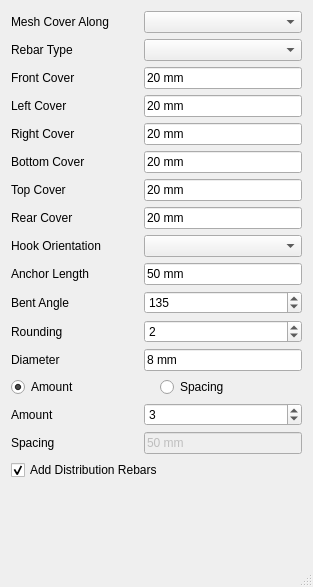
<?xml version="1.0" encoding="UTF-8"?>
<ui version="4.0">
 <class>ParallelRebars</class>
 <widget class="QDialog" name="ParallelRebars">
  <property name="geometry">
   <rect>
    <x>0</x>
    <y>0</y>
    <width>313</width>
    <height>587</height>
   </rect>
  </property>
  <property name="windowTitle">
   <string>Dialog</string>
  </property>
  <property name="windowOpacity">
   <double>1.000000000000000</double>
  </property>
  <property name="sizeGripEnabled">
   <bool>true</bool>
  </property>
  <property name="modal">
   <bool>false</bool>
  </property>
  <layout class="QGridLayout" name="gridLayout">
   <item row="3" column="0">
    <layout class="QFormLayout" name="formLayout">
     <property name="fieldGrowthPolicy">
      <enum>QFormLayout::AllNonFixedFieldsGrow</enum>
     </property>
     <item row="2" column="0">
      <widget class="QLabel" name="parallel_frontCoverLabel">
       <property name="text">
        <string>Front Cover</string>
       </property>
      </widget>
     </item>
     <item row="2" column="1">
      <widget class="Gui::InputField" name="parallel_frontCover">
       <property name="text">
        <string>20 mm</string>
       </property>
       <property name="unit" stdset="0">
        <string notr="true"/>
       </property>
      </widget>
     </item>
     <item row="3" column="0">
      <widget class="QLabel" name="parallel_l_sideCoverLabel">
       <property name="text">
        <string>Left Cover</string>
       </property>
      </widget>
     </item>
     <item row="3" column="1">
      <widget class="Gui::InputField" name="parallel_l_sideCover">
       <property name="text">
        <string>20 mm</string>
       </property>
       <property name="unit" stdset="0">
        <string notr="true"/>
       </property>
      </widget>
     </item>
     <item row="5" column="1">
      <widget class="Gui::InputField" name="parallel_bottomCover">
       <property name="text">
        <string>20 mm</string>
       </property>
       <property name="unit" stdset="0">
        <string notr="true"/>
       </property>
      </widget>
     </item>
     <item row="6" column="0">
      <widget class="QLabel" name="parallel_topCoverLabel">
       <property name="text">
        <string>Top Cover</string>
       </property>
      </widget>
     </item>
     <item row="6" column="1">
      <widget class="Gui::InputField" name="parallel_topCover">
       <property name="text">
        <string>20 mm</string>
       </property>
       <property name="unit" stdset="0">
        <string notr="true"/>
       </property>
      </widget>
     </item>
     <item row="11" column="0">
      <widget class="QLabel" name="parallel_roundingLabel">
       <property name="text">
        <string>Rounding</string>
       </property>
      </widget>
     </item>
     <item row="12" column="0">
      <widget class="QLabel" name="parallel_diameterLabel">
       <property name="text">
        <string>Diameter</string>
       </property>
      </widget>
     </item>
     <item row="13" column="0" colspan="2">
      <layout class="QHBoxLayout" name="horizontalLayout">
       <item>
        <widget class="Gui::PrefRadioButton" name="parallel_amount_radio">
         <property name="text">
          <string>Amount</string>
         </property>
         <property name="checked">
          <bool>true</bool>
         </property>
        </widget>
       </item>
       <item>
        <widget class="Gui::PrefRadioButton" name="parallel_spacing_radio">
         <property name="text">
          <string>Spacing</string>
         </property>
        </widget>
       </item>
      </layout>
     </item>
     <item row="14" column="0">
      <widget class="QLabel" name="parallel_amountLabel">
       <property name="text">
        <string>Amount</string>
       </property>
      </widget>
     </item>
     <item row="14" column="1">
      <widget class="Gui::PrefSpinBox" name="parallel_amount">
       <property name="value">
        <number>3</number>
       </property>
      </widget>
     </item>
     <item row="15" column="0">
      <widget class="QLabel" name="parallel_spacingLabel">
       <property name="text">
        <string>Spacing</string>
       </property>
      </widget>
     </item>
     <item row="5" column="0">
      <widget class="QLabel" name="parallel_bottomCoverLabel">
       <property name="text">
        <string>Bottom Cover</string>
       </property>
      </widget>
     </item>
     <item row="15" column="1">
      <widget class="Gui::InputField" name="parallel_spacing">
       <property name="enabled">
        <bool>false</bool>
       </property>
       <property name="text">
        <string>50 mm</string>
       </property>
       <property name="unit" stdset="0">
        <string notr="true"/>
       </property>
      </widget>
     </item>
     <item row="12" column="1">
      <widget class="Gui::InputField" name="parallel_diameter">
       <property name="text">
        <string>8 mm</string>
       </property>
       <property name="unit" stdset="0">
        <string notr="true"/>
       </property>
      </widget>
     </item>
     <item row="0" column="0">
      <widget class="QLabel" name="meshCoverAlongLabel">
       <property name="text">
        <string>Mesh Cover Along</string>
       </property>
      </widget>
     </item>
     <item row="0" column="1">
      <widget class="Gui::PrefComboBox" name="meshCoverAlongValue"/>
     </item>
     <item row="4" column="0">
      <widget class="QLabel" name="parallel_r_sideCoverLabel">
       <property name="text">
        <string>Right Cover</string>
       </property>
      </widget>
     </item>
     <item row="4" column="1">
      <widget class="Gui::InputField" name="parallel_r_sideCover">
       <property name="text">
        <string>20 mm</string>
       </property>
       <property name="unit" stdset="0">
        <string notr="true"/>
       </property>
      </widget>
     </item>
     <item row="9" column="0">
      <widget class="QLabel" name="parallel_bentLengthLabel">
       <property name="text">
        <string>Anchor Length</string>
       </property>
      </widget>
     </item>
     <item row="9" column="1">
      <widget class="Gui::InputField" name="parallel_bentLength">
       <property name="text">
        <string>50 mm</string>
       </property>
       <property name="unit" stdset="0">
        <string notr="true"/>
       </property>
      </widget>
     </item>
     <item row="10" column="0">
      <widget class="QLabel" name="parallel_bentAngleLabel">
       <property name="text">
        <string>Bent Angle</string>
       </property>
      </widget>
     </item>
     <item row="11" column="1">
      <widget class="Gui::PrefSpinBox" name="parallel_rounding">
       <property name="value">
        <number>2</number>
       </property>
      </widget>
     </item>
     <item row="10" column="1">
      <widget class="Gui::PrefSpinBox" name="parallel_bentAngle">
       <property name="maximum">
        <number>179</number>
       </property>
       <property name="value">
        <number>135</number>
       </property>
      </widget>
     </item>
     <item row="1" column="0">
      <widget class="QLabel" name="parallel_rebars_typeLabel">
       <property name="minimumSize">
        <size>
         <width>127</width>
         <height>0</height>
        </size>
       </property>
       <property name="text">
        <string>Rebar Type</string>
       </property>
      </widget>
     </item>
     <item row="1" column="1">
      <widget class="Gui::PrefComboBox" name="parallel_rebars_type">
       <property name="prefEntry" stdset="0">
        <cstring></cstring>
       </property>
       <property name="prefPath" stdset="0">
        <cstring></cstring>
       </property>
      </widget>
     </item>
     <item row="8" column="0">
      <widget class="QLabel" name="parallel_l_shapeHookOrientationLabel">
       <property name="sizePolicy">
        <sizepolicy hsizetype="Fixed" vsizetype="Preferred">
         <horstretch>0</horstretch>
         <verstretch>0</verstretch>
        </sizepolicy>
       </property>
       <property name="minimumSize">
        <size>
         <width>127</width>
         <height>0</height>
        </size>
       </property>
       <property name="text">
        <string>Hook Orientation</string>
       </property>
      </widget>
     </item>
     <item row="8" column="1">
      <widget class="Gui::PrefComboBox" name="parallel_l_shapeHookOrientation">
       <property name="enabled">
        <bool>true</bool>
       </property>
      </widget>
     </item>
     <item row="16" column="0" colspan="2">
      <widget class="QCheckBox" name="parallel_distribution_rebar_check">
       <property name="text">
        <string>Add Distribution Rebars</string>
       </property>
       <property name="checked">
        <bool>true</bool>
       </property>
      </widget>
     </item>
     <item row="7" column="0">
      <widget class="QLabel" name="parallel_rearCoverLabel">
       <property name="text">
        <string>Rear Cover</string>
       </property>
      </widget>
     </item>
     <item row="7" column="1">
      <widget class="Gui::InputField" name="parallel_rearCover">
       <property name="text">
        <string>20 mm</string>
       </property>
       <property name="unit" stdset="0">
        <string notr="true"/>
       </property>
      </widget>
     </item>
    </layout>
   </item>
  </layout>
 </widget>
 <customwidgets>
  <customwidget>
   <class>Gui::PrefRadioButton</class>
   <extends>QRadioButton</extends>
   <header>Gui/PrefWidgets.h</header>
  </customwidget>
  <customwidget>
   <class>Gui::InputField</class>
   <extends>QLineEdit</extends>
   <header>Gui/InputField.h</header>
  </customwidget>
  <customwidget>
   <class>Gui::PrefSpinBox</class>
   <extends>QSpinBox</extends>
   <header>Gui/PrefWidgets.h</header>
  </customwidget>
  <customwidget>
   <class>Gui::PrefComboBox</class>
   <extends>QComboBox</extends>
   <header>Gui/PrefWidgets.h</header>
  </customwidget>
 </customwidgets>
 <tabstops>
  <tabstop>meshCoverAlongValue</tabstop>
  <tabstop>parallel_frontCover</tabstop>
  <tabstop>parallel_l_sideCover</tabstop>
  <tabstop>parallel_r_sideCover</tabstop>
  <tabstop>parallel_bottomCover</tabstop>
  <tabstop>parallel_topCover</tabstop>
  <tabstop>parallel_bentLength</tabstop>
  <tabstop>parallel_bentAngle</tabstop>
  <tabstop>parallel_rounding</tabstop>
  <tabstop>parallel_diameter</tabstop>
  <tabstop>parallel_amount_radio</tabstop>
  <tabstop>parallel_spacing_radio</tabstop>
  <tabstop>parallel_amount</tabstop>
  <tabstop>parallel_spacing</tabstop>
 </tabstops>
 <resources/>
 <connections/>
</ui>
